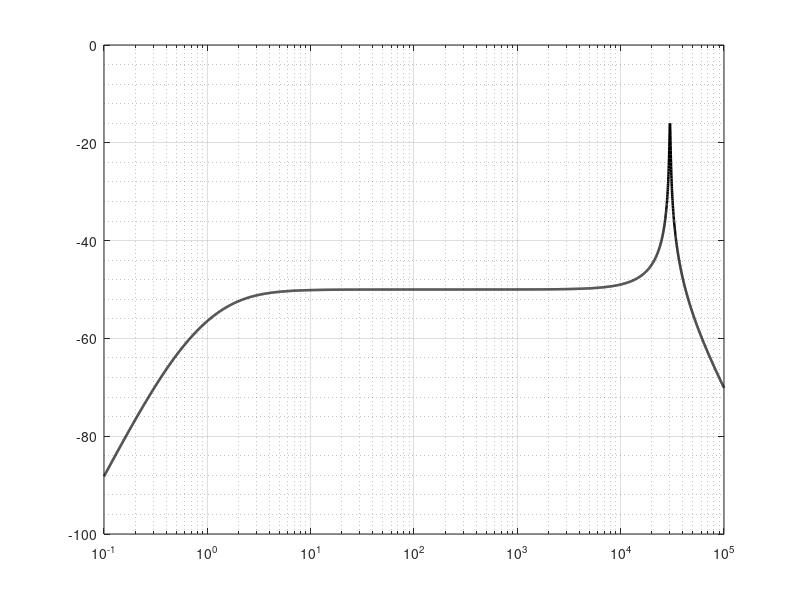

Here is the MATLAB script that generated this plot: (Note: this script raises an error after producing the figure.)
%% Frequenzgang: Sensor vs. gesamte Messkette
clear; clc; close all;

% =========================================
% 1) Parameter des IEPE-Sensors
% =========================================
g_n   = 9.80665;
Sq    = 3.10e-12 / g_n;   % [C/(m/s^2)]
Cf    = 100e-12;          % [F]
Rf    = 1e9;              % [Ohm]
f_hp  = 0.5;              % [Hz]
f_res = 30000;            % [Hz]
zeta  = 0.01;             % [-]

% =========================================
% 2) Anti-Aliasing-Filter
% =========================================
Naa   = 4;                % Filterordnung
f_caa = 1000;             % Grenzfrequenz [Hz]

% =========================================
% 3) Sampling / ZOH
% =========================================
fs = 5120;                % [Hz]
Ts = 1/fs;
fN = fs/2;                % Nyquist-Frequenz

% =========================================
% 4) Frequenzachse
% =========================================
f = logspace(-1, 5, 6000);   % 0.1 Hz bis 100 kHz
w = 2*pi*f;
s = 1j*w;

% =========================================
% 5) Sensor-Modell
% =========================================
w_hp = 2*pi*f_hp;
w_n  = 2*pi*f_res;

% Hochpass
H_hp = s ./ (s + w_hp);

% Resonanzglied 2. Ordnung
H_res = (w_n^2) ./ (s.^2 + 2*zeta*w_n*s + w_n^2);

% Rückkopplungsimpedanz des Charge Amplifier
% Zf = (1/sCf || Rf) = Rf / (1 + s*Rf*Cf)
Zf = Rf ./ (1 + s*Rf*Cf);

% Gesamter Sensorsignalpfad
% v_out / acc = -Sq * s * H_hp * H_res * Zf
H_sensor = -(Sq .* s .* H_hp .* H_res .* Zf);   % [V/(m/s^2)]

% =========================================
% 6) Analoges Anti-Aliasing-Filter
% =========================================
Wc = 2*pi*f_caa;
[b,a] = butter(Naa, Wc, 's');
H_aa = freqs(b,a,w);

% Sensor + AA
H_sensor_aa = H_sensor .* H_aa;

% =========================================
% 7) Zero-Order-Hold
% =========================================
H_zoh = exp(-1j*w*Ts/2) .* (sin(pi*f*Ts) ./ (pi*f*Ts));
H_zoh(f == 0) = 1;

% gesamte Messkette
H_total = H_sensor_aa .* H_zoh;

% =========================================
% 8) Betrag in dB
% =========================================
magdB = @(H) 20*log10(abs(H));

% =========================================
% 9) Plot 1: Nur Sensor
% =========================================
figure('Color','w','Position',[100 100 1100 500]);
semilogx(f, magdB(H_sensor), 'k', 'LineWidth', 1.8); 
grid on; grid minor; hold on;
xline(f_hp,  'r--', 'f_{hp}');
xline(f_res, 'm--', 'f_{res}');
xlabel('Frequenz [Hz]');
ylabel('Amplitude [dB]');
title('Frequenzgang des modellierten IEPE-Beschleunigungssensors');
xlim([0.1 1e5]);

% =========================================
% 10) Plot 2: Sensor + Anti-Aliasing
% =========================================
figure('Color','w','Position',[120 120 1100 500]);
semilogx(f, magdB(H_sensor),    '--', 'Color',[0.5 0.5 0.5], 'LineWidth', 1.2, ...
    'DisplayName','Nur Sensor'); 
hold on;
semilogx(f, magdB(H_sensor_aa), 'k', 'LineWidth', 1.8, ...
    'DisplayName','Sensor + Anti-Aliasing');
grid on; grid minor;
xline(f_hp,   'r--', 'f_{hp}');
xline(f_caa,  'b--', 'f_c');
xline(f_res,  'm--', 'f_{res}');
xlabel('Frequenz [Hz]');
ylabel('Amplitude [dB]');
title('Frequenzgang von Sensor und analogem Anti-Aliasing-Filter');
legend('Location','southwest');
xlim([0.1 1e5]);

% =========================================
% 11) Plot 3: Gesamte Messkette
% =========================================
figure('Color','w','Position',[140 140 1100 500]);
semilogx(f, magdB(H_sensor),    '--', 'Color',[0.6 0.6 0.6], 'LineWidth', 1.0, ...
    'DisplayName','Nur Sensor'); 
hold on;
semilogx(f, magdB(H_sensor_aa), '--', 'Color',[0.2 0.2 0.8], 'LineWidth', 1.2, ...
    'DisplayName','Sensor + Anti-Aliasing');
semilogx(f, magdB(H_total),     'k', 'LineWidth', 1.8, ...
    'DisplayName','Gesamte Messkette inkl. ZOH');
grid on; grid minor;
xline(f_hp,   'r--', 'f_{hp}');
xline(f_caa,  'b--', 'f_c');
xline(fN,     'g--', 'f_N');
xline(f_res,  'm--', 'f_{res}');
xlabel('Frequenz [Hz]');
ylabel('Amplitude [dB]');
title('Frequenzgang der gesamten Messkette');
legend('Location','southwest');
xlim([0.1 1e5]);

% =========================================
% 12) Optional: Speichern
% =========================================
saveas(figure(1), 'bode_sensor_only.png');
saveas(figure(2), 'bode_sensor_aa.png');
saveas(figure(3), 'bode_total_chain.png');
